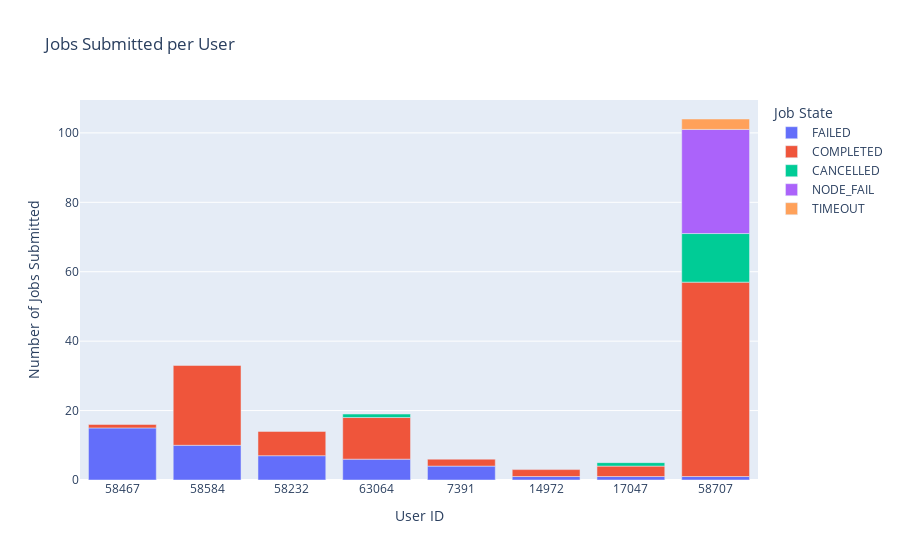

The notebook cell saved with this chart:
### Code cell
#Task 5

uid_job_counts = {}

for uid in data['UID']:
    if uid in uid_job_counts:
        uid_job_counts[uid] += 1
    else:
        uid_job_counts[uid] = 1

data['NormalizedState'] = data['State'].str.split().str[0]

states = []
for state in data['NormalizedState']:
    if pd.notna(state) and state not in states:
        states.append(state)

grouped = data.value_counts(['UID', 'NormalizedState']).reset_index(name="Count")

#This makes the x axis categorical instead of continuous, which makes it readable
#Without this line, bars are too skinny to see
grouped['UID'] = grouped['UID'].astype(str)

bar = px.bar(grouped, x='UID', y='Count', color='NormalizedState',
            title='Jobs Submitted per User',
            labels={'Count': 'Number of Jobs Submitted', 'UID': 'User ID', 'NormalizedState': 'Job State'},
            category_orders={'NormalizedState': states})
bar.show()

plot.write_html("../Plots/Jobs_Submitted_per_User.html")

### Figure 1 — Plotly figure (JSON) as saved in the notebook; plotly's stock layout.template omitted (floating-point values rounded to 4 significant figures)
{"data": [{"hovertemplate": "Job State=FAILED<br>User ID=%{x}<br>Number of Jobs Submitted=%{y}<extra></extra>", "legendgroup": "FAILED", "marker": {"color": "#636efa", "pattern": {"shape": ""}}, "name": "FAILED", "orientation": "v", "showlegend": true, "textposition": "auto", "type": "bar", "x": ["58467", "58584", "58232", "63064", "7391", "14972", "17047", "58707"], "xaxis": "x", "y": [15, 10, 7, 6, 4, 1, 1, 1], "yaxis": "y"}, {"hovertemplate": "Job State=COMPLETED<br>User ID=%{x}<br>Number of Jobs Submitted=%{y}<extra></extra>", "legendgroup": "COMPLETED", "marker": {"color": "#EF553B", "pattern": {"shape": ""}}, "name": "COMPLETED", "orientation": "v", "showlegend": true, "textposition": "auto", "type": "bar", "x": ["58707", "58584", "63064", "58232", "17047", "14972", "7391", "58467"], "xaxis": "x", "y": [56, 23, 12, 7, 3, 2, 2, 1], "yaxis": "y"}, {"hovertemplate": "Job State=CANCELLED<br>User ID=%{x}<br>Number of Jobs Submitted=%{y}<extra></extra>", "legendgroup": "CANCELLED", "marker": {"color": "#00cc96", "pattern": {"shape": ""}}, "name": "CANCELLED", "orientation": "v", "showlegend": true, "textposition": "auto", "type": "bar", "x": ["58707", "17047", "63064"], "xaxis": "x", "y": [14, 1, 1], "yaxis": "y"}, {"hovertemplate": "Job State=NODE_FAIL<br>User ID=%{x}<br>Number of Jobs Submitted=%{y}<extra></extra>", "legendgroup": "NODE_FAIL", "marker": {"color": "#ab63fa", "pattern": {"shape": ""}}, "name": "NODE_FAIL", "orientation": "v", "showlegend": true, "textposition": "auto", "type": "bar", "x": ["58707"], "xaxis": "x", "y": [30], "yaxis": "y"}, {"hovertemplate": "Job State=TIMEOUT<br>User ID=%{x}<br>Number of Jobs Submitted=%{y}<extra></extra>", "legendgroup": "TIMEOUT", "marker": {"color": "#FFA15A", "pattern": {"shape": ""}}, "name": "TIMEOUT", "orientation": "v", "showlegend": true, "textposition": "auto", "type": "bar", "x": ["58707"], "xaxis": "x", "y": [3], "yaxis": "y"}], "layout": {"barmode": "relative", "legend": {"title": {"text": "Job State"}, "tracegroupgap": 0}, "title": {"text": "Jobs Submitted per User"}, "xaxis": {"anchor": "y", "domain": [0, 1], "title": {"text": "User ID"}}, "yaxis": {"anchor": "x", "domain": [0, 1], "title": {"text": "Number of Jobs Submitted"}}}}
